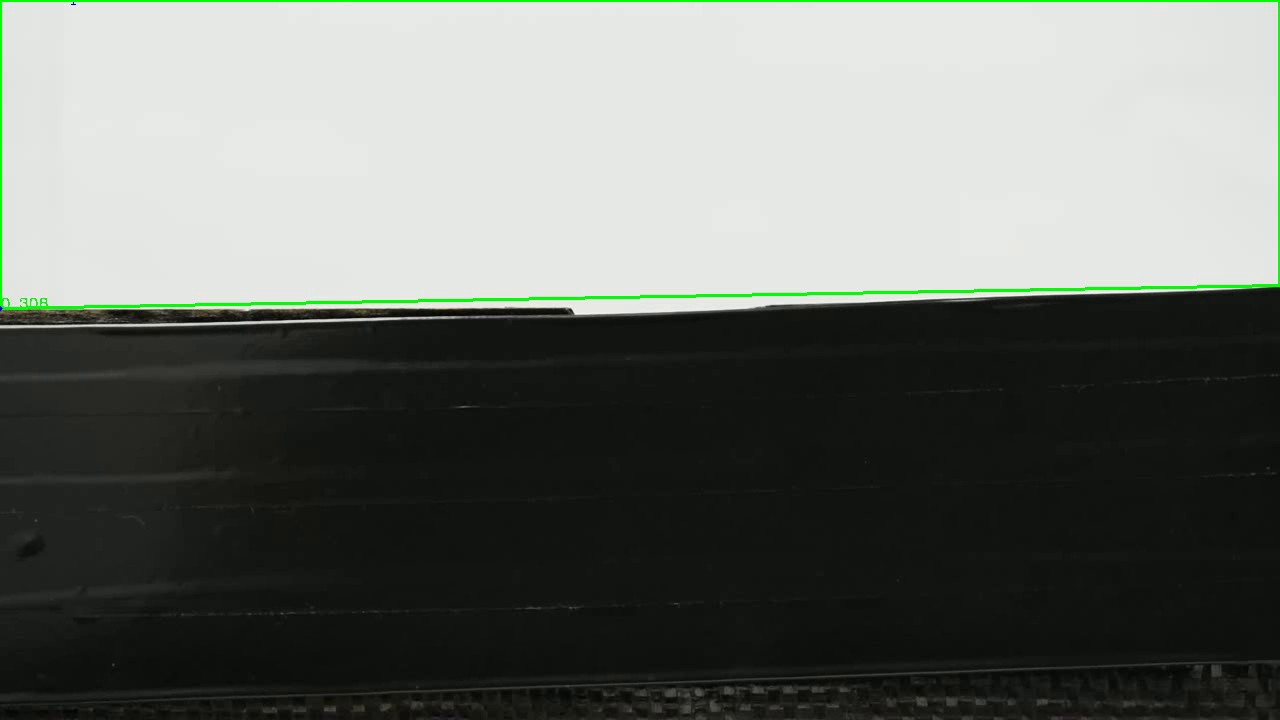
#> input picture frame 13 of videoSalida.avi, 1280 x 720 px, given in place of DSC_0100.MOV, which was not available
$ python Flexion_Cam_2.py
#> lines starting #> are read from the running program, lines starting #| are printed output that depends on the picture; after the words box and inside, x2 and y2 are one past the last pixel; in counts of white or black regions, pixels touching at a corner belong together; pictures that were not available may be replaced by others from this repository, and a replacement may not be noted
# -*- coding: utf-8 -*-
"""
- FLEXION CAM 2 -

La idea de este código es identificar un 'punto' negro en una madera y seguir su recorrido. Se piensa utilizar seguimiento en torno a su centro de masa.

Created on Tue Dec 19 09:58:06 2023
@author: CCTVal - SVL
"""

import cv2
import numpy as np
# import time
# import pandas as pd

# GLOBAL VARIABLES
LENGTH_PX = 1280
WIDTH_PX = 720


# STYLE VARIABLES
font = cv2.FONT_HERSHEY_COMPLEX


# Abrir video
capture = cv2.VideoCapture('../Registros_FlexCam/27_12_2023/DSC_0100.MOV') #poner nombre video

if not capture.isOpened():
  print("Cannot open camera")
  exit()

while (capture.isOpened()):
    # Capture frame-by-frame
    val_returned, frame = capture.read()
#> frame is the input picture: shape (720, 1280, 3); mean B, G, R 106.6, 111.7, 107.9
    if val_returned==True:
        resized_frame = cv2.resize(frame,(LENGTH_PX,WIDTH_PX))

        ventana_recortada = resized_frame[100:720, 200:1280] # estos valores de recorte son al ojo según el tipo de video, Hay que ver como establecer algo parametrizado completo
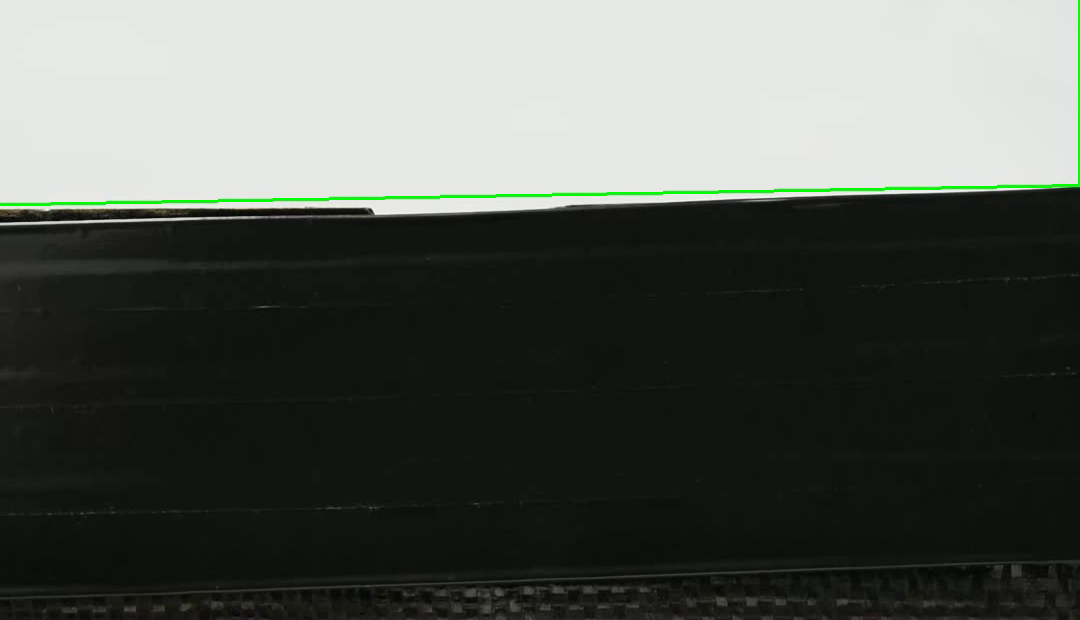
#> ventana_recortada: shape (620, 1080, 3); mean B, G, R 86.3, 90.7, 87.6

        frame_gray = cv2.cvtColor(ventana_recortada, cv2.COLOR_BGR2GRAY)

        frame_umbral = cv2.threshold(frame_gray, 100, 255, cv2.THRESH_BINARY_INV)[1]
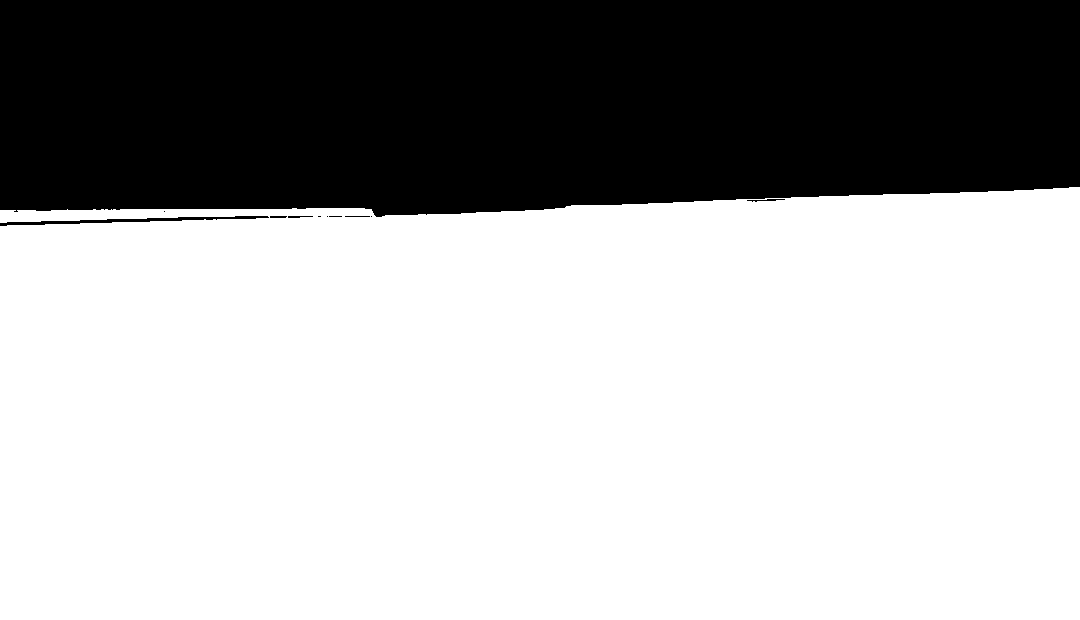
#> frame_umbral: shape (620, 1080); 67% white; 11 black regions (5 under 20 px)

        # Encontrar contornos
        frame_contours, _ = cv2.findContours(frame_umbral, cv2.RETR_EXTERNAL, cv2.CHAIN_APPROX_SIMPLE)
#> frame_contours = 1 contour; box (x1, y1, x2, y2) and area: (0, 187, 1080, 620) 446818

        # Seleccionar contorno que abarca mayor área en cada imagen
        max_area_frame_contours = max(frame_contours, key=cv2.contourArea)
#> max_area_frame_contours = contour of 155 points, box (x1, y1, x2, y2) (0, 187, 1080, 620), area 446818

        # Crea imagen en blanco ára dibujar contorno
        imagen_contorno = np.zeros((620, 1080), dtype=np.uint8)

        # Dibujar contornos y lineas en frame actual
        cv2.drawContours(imagen_contorno, frame_contours, -1, 255, thickness=cv2.FILLED)
#> imagen_contorno: shape (620, 1080); 67% white; 2 black regions, box (x1, y1, x2, y2) and area: (0, 0, 1080, 217) 220224, (0, 216, 269, 226) 786

        # Calcular los momentos de la imagen
        momentos = cv2.moments(imagen_contorno)
#> momentos = moments, m00 114390450, centre m10/m00, m01/m00 = (545.3, 411.7)

        # Calcular el centro de masa
        cx = int(momentos['m10'] / momentos['m00'])
#> cx = 545
        cy = int(momentos['m01'] / momentos['m00'])
#> cy = 411

        # Imprimir el centro de masa
        print(f"Centro de Masa: ({cx}, {cy})")
#| Centro de Masa: (545, 411)

        # Dibujar el centro de masa en la imagen original
        imagen_original = cv2.imread('ruta_de_la_imagen.jpg')
        cv2.circle(ventana_recortada, (cx, cy), 5, (0, 255, 0), -1)  # Dibujar un círculo en el centro de masa
#> ventana_recortada: shape (620, 1080, 3); 0.01% of pixels changed, all inside (x1, y1, x2, y2) = (540, 406, 551, 417)

        text = f'Cy: {cy}'
#> text = 'Cy: 411'
        cv2.putText(ventana_recortada, text, (cx+10, cy-10), font, 0.5, (0,255,0), 1, cv2.LINE_AA)
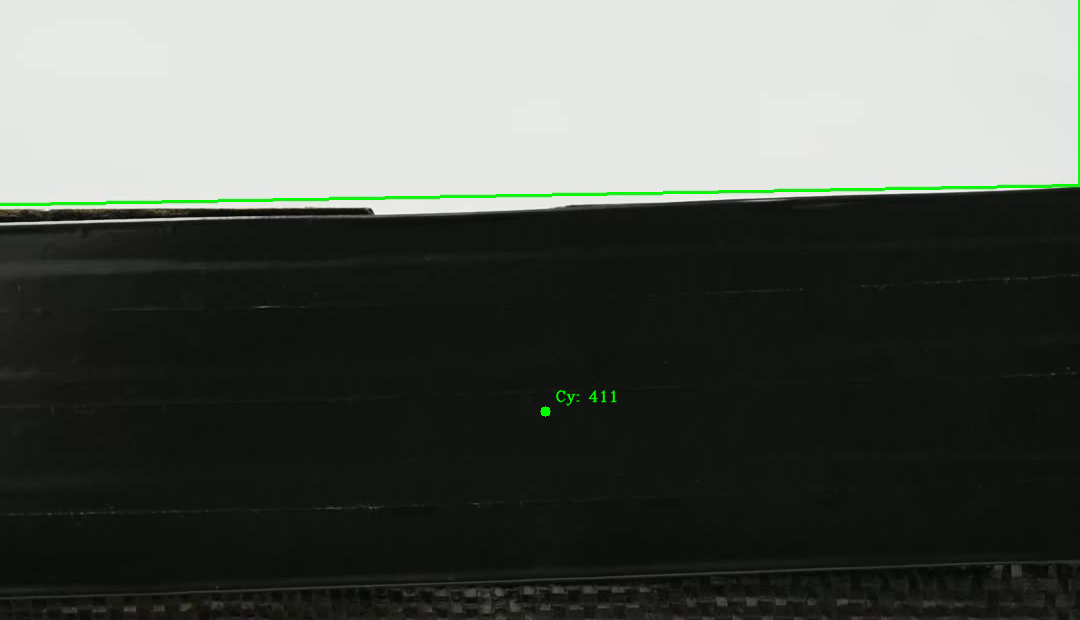
#> ventana_recortada: shape (620, 1080, 3); mean B, G, R 86.3, 90.8, 87.6

        cv2.imshow("Video",ventana_recortada)
        tecla = cv2.waitKey(1)
#> (key q is pressed here)
        if tecla == ord('q'):
            break
    else: break

capture.release()
cv2.destroyAllWindows()

$ run again, starting later in the video
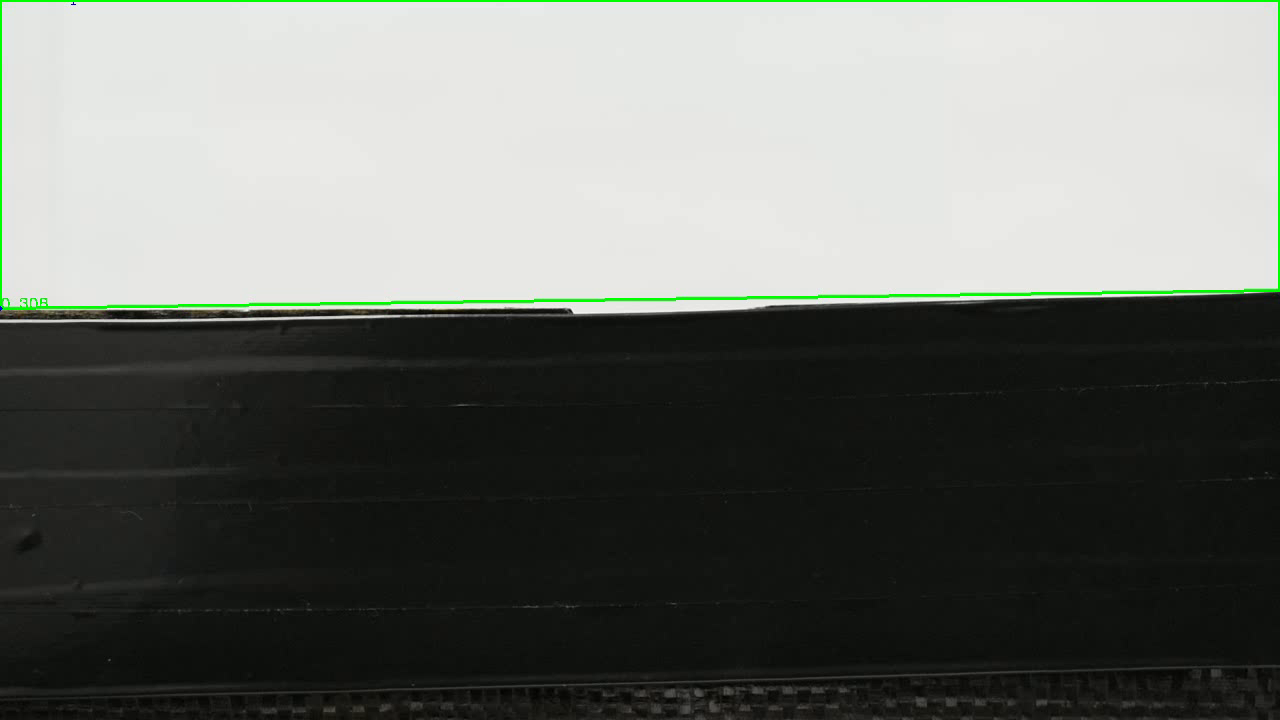
#> input picture frame 60 of videoSalida.avi, 1280 x 720 px, given in place of DSC_0100.MOV, which was not available
#> frame is the input picture: shape (720, 1280, 3); mean B, G, R 106.8, 111.9, 108.7
#> `frame_umbral = cv2.threshold(frame_gray, 100, 255, cv2.THRESH_BINARY_I..`:
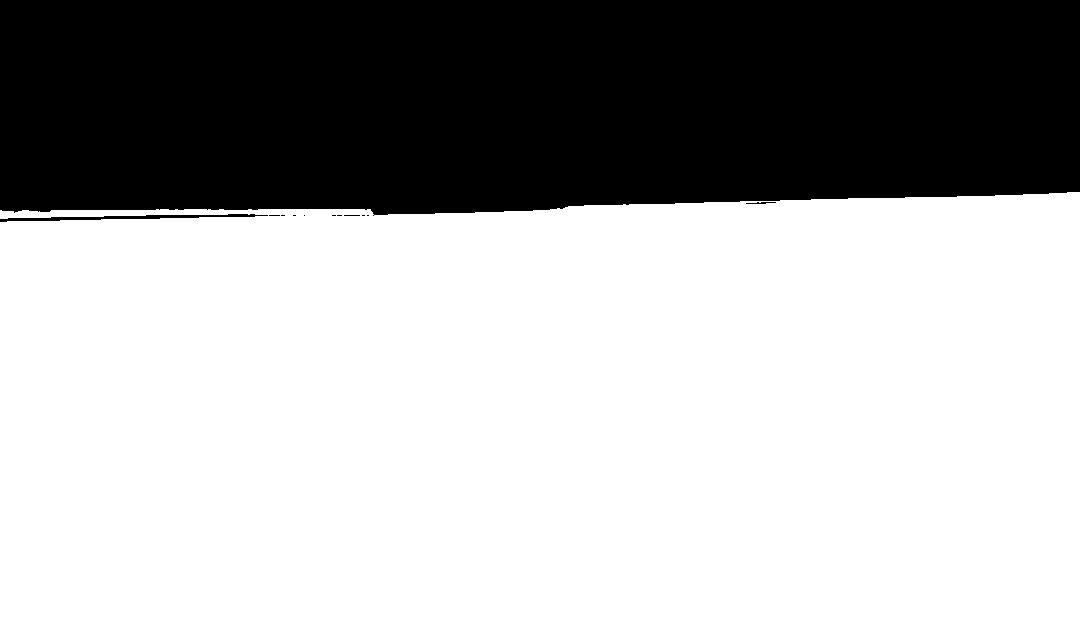
#> frame_umbral: shape (620, 1080); 66.8% white; 12 black regions (9 under 20 px)
#> frame_contours = 1 contour; box (x1, y1, x2, y2) and area: (0, 192, 1080, 620) 445332
#> max_area_frame_contours = contour of 146 points, box (x1, y1, x2, y2) (0, 192, 1080, 620), area 445332
#> imagen_contorno: shape (620, 1080); 66.8% white; 2 black regions, box (x1, y1, x2, y2) and area: (0, 0, 1080, 215) 221736, (0, 214, 268, 222) 766
#> momentos = moments, m00 114009990, centre m10/m00, m01/m00 = (544.4, 412.4)
#> cx = 544
#> cy = 412
#| Centro de Masa: (544, 412)
#> text = 'Cy: 412'
#> `cv2.putText(ventana_recortada, text, (cx+10, cy-10), font, 0.5, (0,255..`:
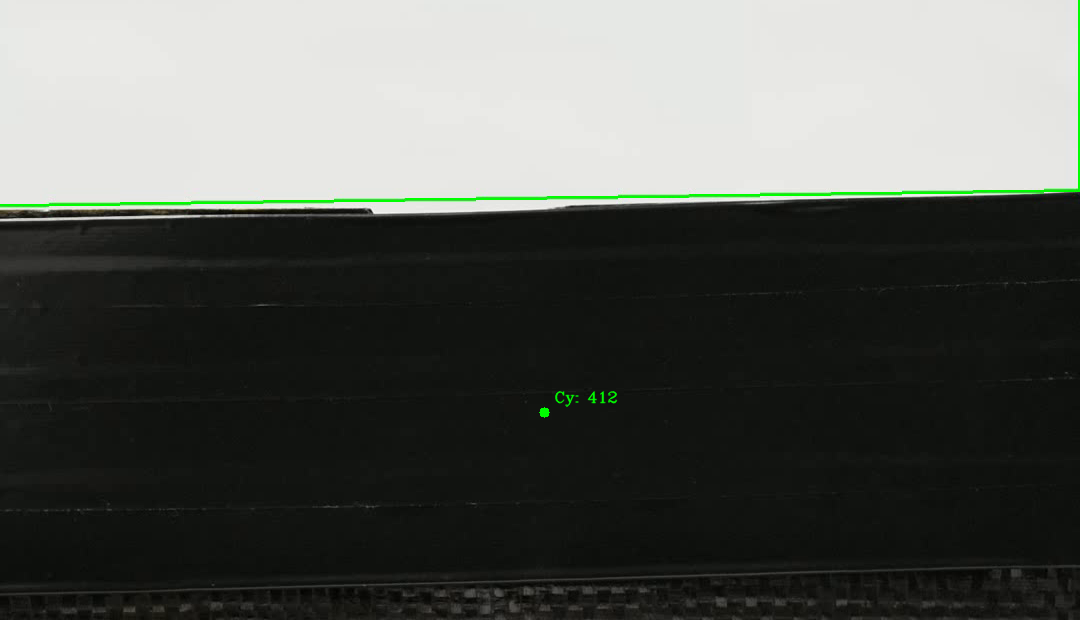
#> ventana_recortada: shape (620, 1080, 3); mean B, G, R 86.7, 91.1, 88.5

$ run again, starting later in the video
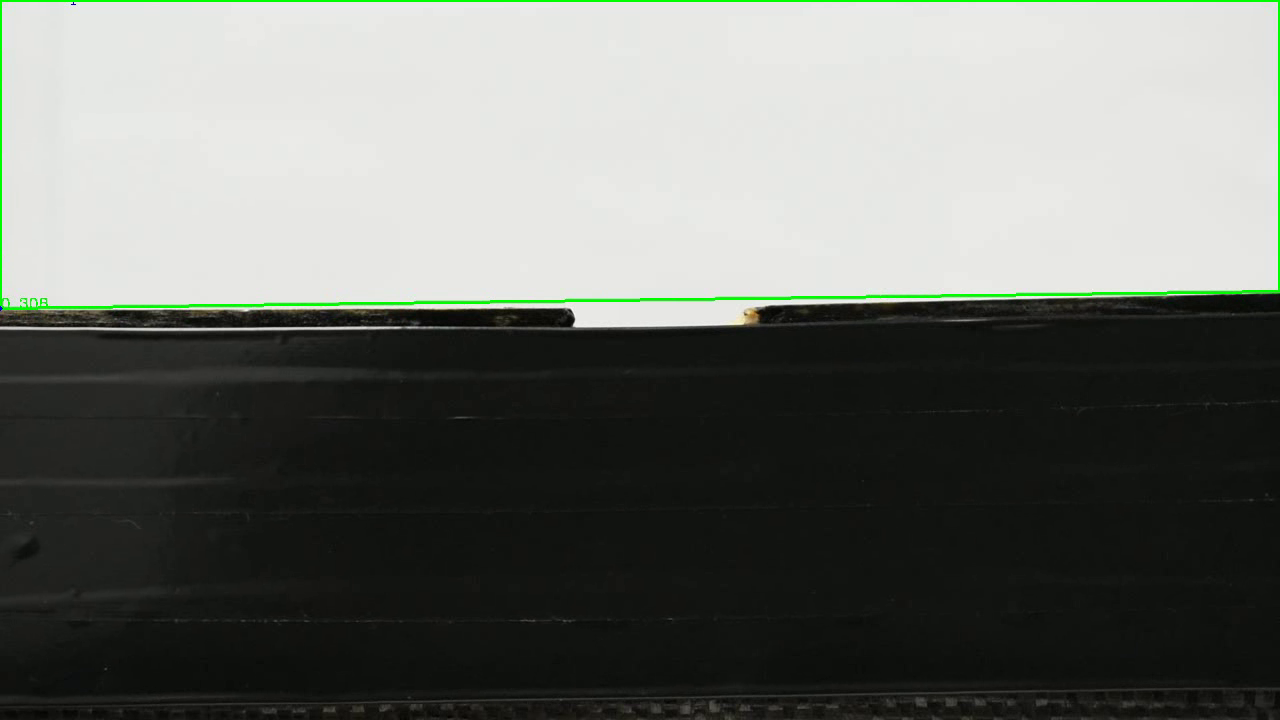
#> input picture frame 107 of videoSalida.avi, 1280 x 720 px, given in place of DSC_0100.MOV, which was not available
#> frame is the input picture: shape (720, 1280, 3); mean B, G, R 107.3, 112.4, 109.3
#> `frame_umbral = cv2.threshold(frame_gray, 100, 255, cv2.THRESH_BINARY_I..`:
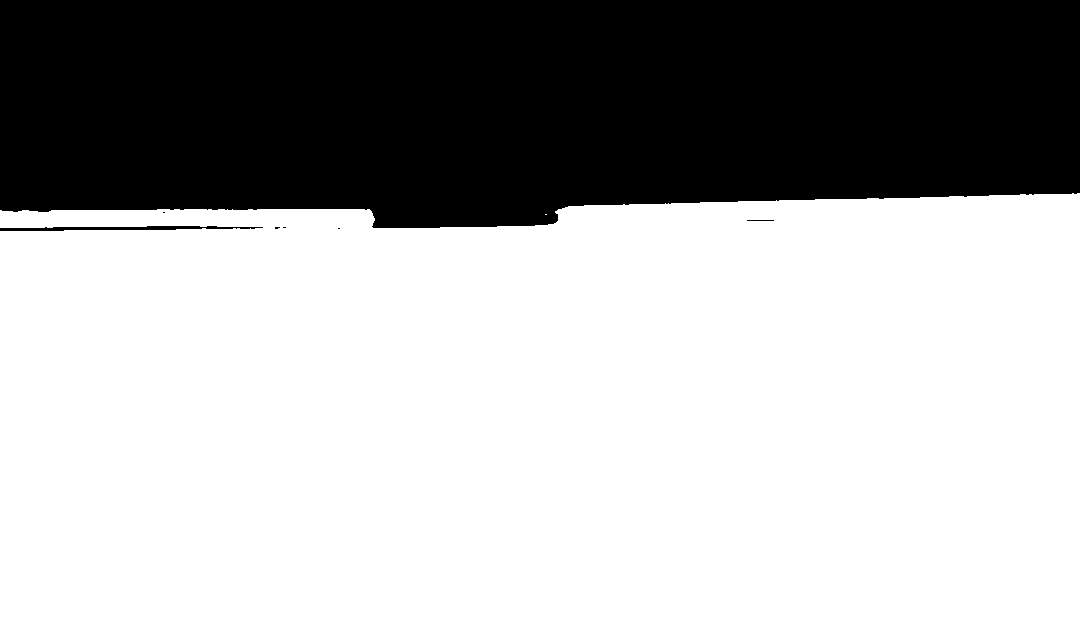
#> frame_umbral: shape (620, 1080); 66.4% white; 7 black regions (4 under 20 px)
#> frame_contours = 2 contours, 1 with area under 20; largest, box (x1, y1, x2, y2) and area: (0, 193, 1080, 620) 442648
#> max_area_frame_contours = contour of 193 points, box (x1, y1, x2, y2) (0, 193, 1080, 620), area 442648
#> imagen_contorno: shape (620, 1080); 66.4% white; 2 black regions, box (x1, y1, x2, y2) and area: (0, 0, 1080, 228) 224419, (0, 226, 263, 231) 759
#> momentos = moments, m00 113327610, centre m10/m00, m01/m00 = (544.8, 413.6)
#> cx = 544
#> cy = 413
#| Centro de Masa: (544, 413)
#> text = 'Cy: 413'
#> `cv2.putText(ventana_recortada, text, (cx+10, cy-10), font, 0.5, (0,255..`:
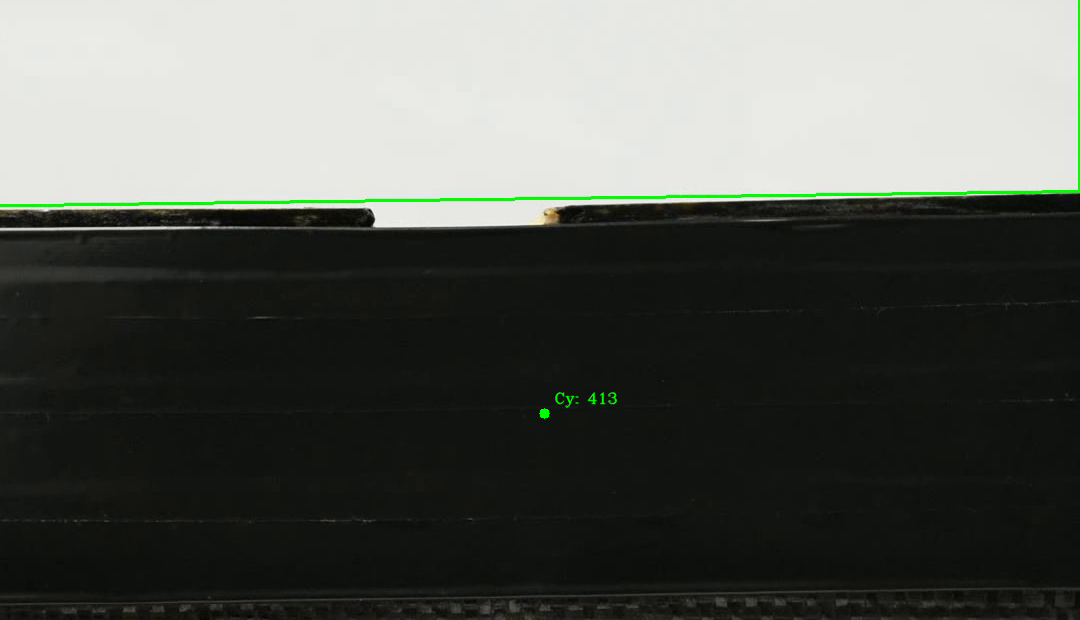
#> ventana_recortada: shape (620, 1080, 3); mean B, G, R 87.3, 91.8, 89.2
